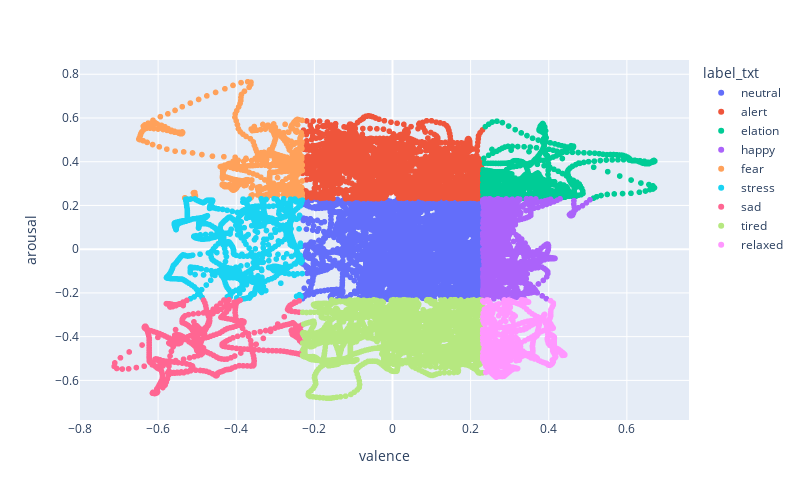

Here is the notebook cell this chart was saved with:
### Code cell
import plotly.express as px

fig = px.scatter(train_df, x='valence', y='arousal', color='label_txt')
fig.update_layout(width=800, height=500)
fig.show()

### Figure 1 — Plotly figure (JSON) as saved in the notebook; plotly's stock layout.template omitted (floating-point values rounded to 4 significant figures; data arrays with more than 128 entries replaced by an {"elided": "..."} marker saying what was removed)
{"data": [{"hovertemplate": "label_txt=neutral<br>valence=%{x}<br>arousal=%{y}<extra></extra>", "legendgroup": "neutral", "marker": {"color": "#636efa", "symbol": "circle"}, "mode": "markers", "name": "neutral", "showlegend": true, "type": "scattergl", "x": {"elided": "8048 float values"}, "xaxis": "x", "y": {"elided": "8048 float values"}, "yaxis": "y"}, {"hovertemplate": "label_txt=alert<br>valence=%{x}<br>arousal=%{y}<extra></extra>", "legendgroup": "alert", "marker": {"color": "#EF553B", "symbol": "circle"}, "mode": "markers", "name": "alert", "showlegend": true, "type": "scattergl", "x": {"elided": "4761 float values"}, "xaxis": "x", "y": {"elided": "4761 float values"}, "yaxis": "y"}, {"hovertemplate": "label_txt=elation<br>valence=%{x}<br>arousal=%{y}<extra></extra>", "legendgroup": "elation", "marker": {"color": "#00cc96", "symbol": "circle"}, "mode": "markers", "name": "elation", "showlegend": true, "type": "scattergl", "x": {"elided": "1361 float values"}, "xaxis": "x", "y": {"elided": "1361 float values"}, "yaxis": "y"}, {"hovertemplate": "label_txt=happy<br>valence=%{x}<br>arousal=%{y}<extra></extra>", "legendgroup": "happy", "marker": {"color": "#ab63fa", "symbol": "circle"}, "mode": "markers", "name": "happy", "showlegend": true, "type": "scattergl", "x": {"elided": "2050 float values"}, "xaxis": "x", "y": {"elided": "2050 float values"}, "yaxis": "y"}, {"hovertemplate": "label_txt=fear<br>valence=%{x}<br>arousal=%{y}<extra></extra>", "legendgroup": "fear", "marker": {"color": "#FFA15A", "symbol": "circle"}, "mode": "markers", "name": "fear", "showlegend": true, "type": "scattergl", "x": {"elided": "920 float values"}, "xaxis": "x", "y": {"elided": "920 float values"}, "yaxis": "y"}, {"hovertemplate": "label_txt=stress<br>valence=%{x}<br>arousal=%{y}<extra></extra>", "legendgroup": "stress", "marker": {"color": "#19d3f3", "symbol": "circle"}, "mode": "markers", "name": "stress", "showlegend": true, "type": "scattergl", "x": {"elided": "976 float values"}, "xaxis": "x", "y": {"elided": "976 float values"}, "yaxis": "y"}, {"hovertemplate": "label_txt=sad<br>valence=%{x}<br>arousal=%{y}<extra></extra>", "legendgroup": "sad", "marker": {"color": "#FF6692", "symbol": "circle"}, "mode": "markers", "name": "sad", "showlegend": true, "type": "scattergl", "x": {"elided": "685 float values"}, "xaxis": "x", "y": {"elided": "685 float values"}, "yaxis": "y"}, {"hovertemplate": "label_txt=tired<br>valence=%{x}<br>arousal=%{y}<extra></extra>", "legendgroup": "tired", "marker": {"color": "#B6E880", "symbol": "circle"}, "mode": "markers", "name": "tired", "showlegend": true, "type": "scattergl", "x": {"elided": "4903 float values"}, "xaxis": "x", "y": {"elided": "4903 float values"}, "yaxis": "y"}, {"hovertemplate": "label_txt=relaxed<br>valence=%{x}<br>arousal=%{y}<extra></extra>", "legendgroup": "relaxed", "marker": {"color": "#FF97FF", "symbol": "circle"}, "mode": "markers", "name": "relaxed", "showlegend": true, "type": "scattergl", "x": {"elided": "1008 float values"}, "xaxis": "x", "y": {"elided": "1008 float values"}, "yaxis": "y"}], "layout": {"height": 500, "legend": {"title": {"text": "label_txt"}, "tracegroupgap": 0}, "margin": {"t": 60}, "width": 800, "xaxis": {"anchor": "y", "domain": [0, 1], "title": {"text": "valence"}}, "yaxis": {"anchor": "x", "domain": [0, 1], "title": {"text": "arousal"}}}}
